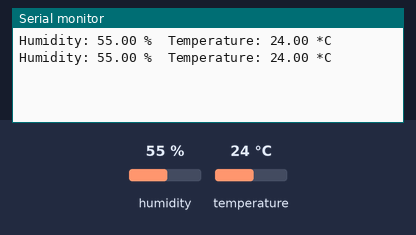
This sketch was run on a simulated Arduino Uno, built with avr-gcc and run on an emulated ATmega328P. Parts: the last lines printed to the serial monitor. The inputs (shaded band) are chosen by the test bench; at power-on: humidity 55 %, temperature 24 °C.

Above: at 4.8 s.
4.9 s: humidity set to 22 %
At 6.7 s:
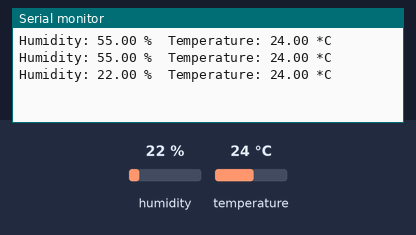
7.9 s: temperature set to 12 °C
At 9.1 s:
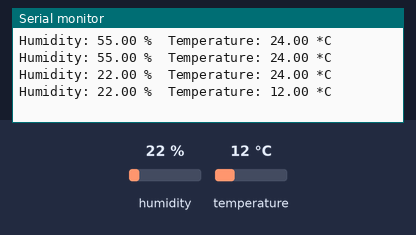
10.9 s: humidity set to 40 %
At 12.8 s:
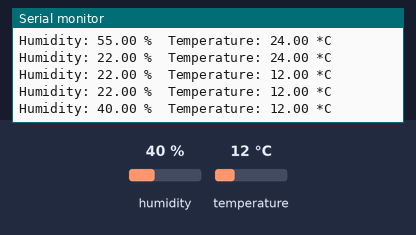
Timing chart, 0 to 14.3 s (numbered marks = the images above; inputs shaded):
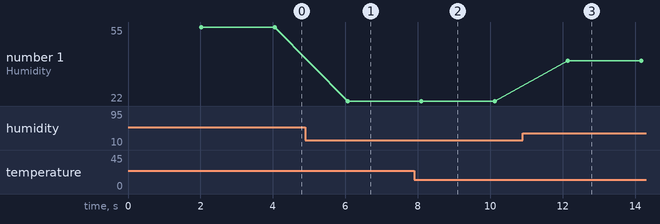

The sketch:

DHT_to_ThingSpeak.ino
```cpp
#include "DHT.h"

// Uncomment whatever type you're using!
#define DHTTYPE DHT11   // DHT 11
//#define DHTTYPE DHT22   // DHT 22  (AM2302), AM2321
//#define DHTTYPE DHT21   // DHT 21 (AM2301)

// Connect pin 1 (on the left) of the sensor to +5V
// NOTE: If using a board with 3.3V logic like an Arduino Due connect pin 1
// to 3.3V instead of 5V!
// Connect pin 2 of the sensor to whatever your DHTPIN is
// Connect pin 4 (on the right) of the sensor to GROUND
// Connect a 10K resistor from pin 2 (data) to pin 1 (power) of the sensor

const int DHTPin = 4;     // what digital pin we're connected to

DHT dht(DHTPin, DHTTYPE);

void setup() {
   Serial.begin(9600);
//   Serial.println("DHT11 test!");

   dht.begin();
}

void loop() {
   // Wait a few seconds between measurements.
   delay(2000);

   // Reading temperature or humidity takes about 250 milliseconds!
   float h = dht.readHumidity();
   float t = dht.readTemperature();

   if (isnan(h) || isnan(t)) {
      Serial.println("Failed to read from DHT sensor!");
      return;
   }


   Serial.print("Humidity: ");
   Serial.print(h);
   Serial.print(" %\t");
   Serial.print("Temperature: ");
   Serial.print(t);
   Serial.print(" *C ");
   Serial.print("\n");
}
```

Measured:
- after the input at 4.9 s, the serial monitor: prints a new line after 1.2 s (image 1)
- after the input at 7.9 s, the serial monitor: prints a new line after 0.20 s (image 2)
- after the input at 10.9 s, the serial monitor: prints a new line after 1.2 s (image 3)
- plotted number 1: 55 → 22 after the input at 4.9 s, 22 → 40 after the input at 10.9 s
